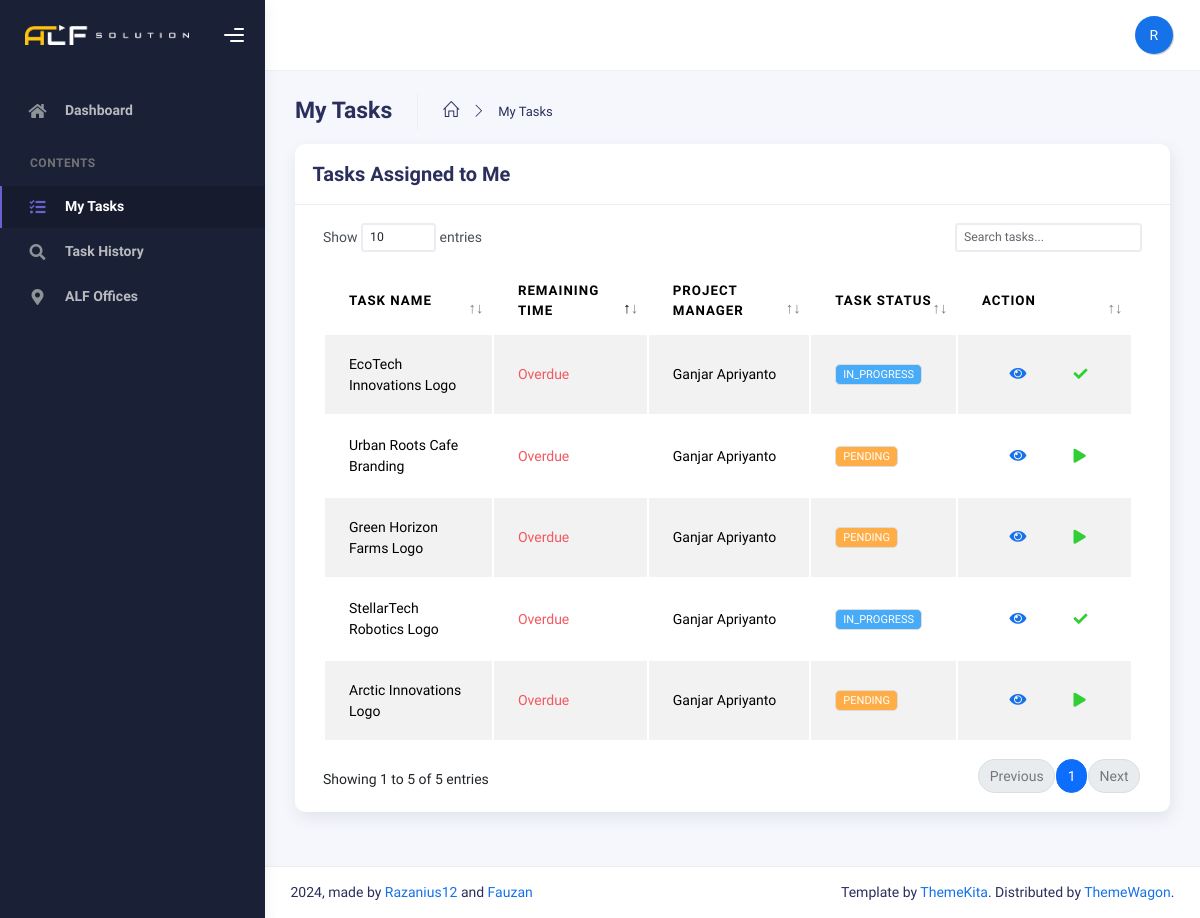
The app's page /index.php?page=task (signed in), older data.
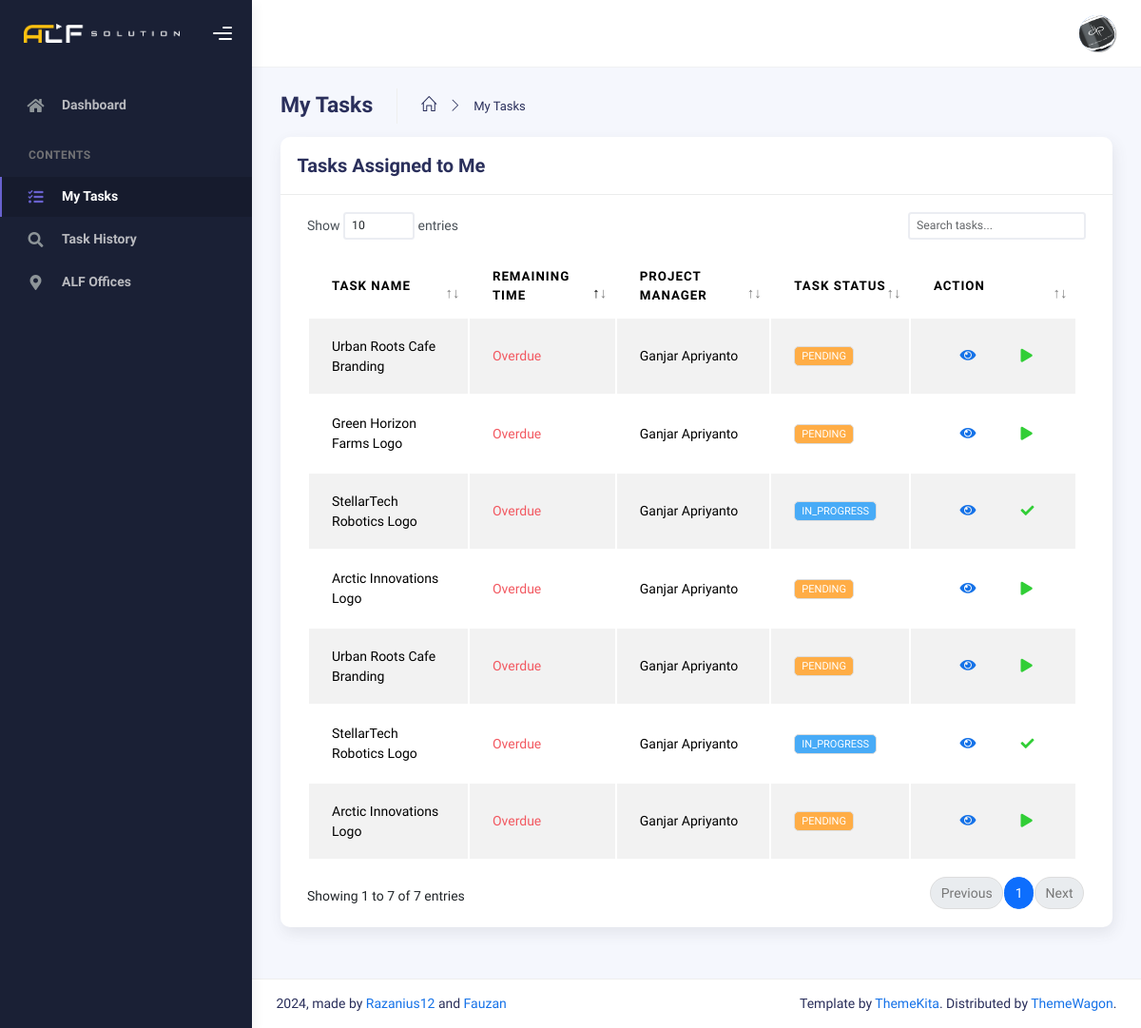
The same page, newer data.
### tables this page shows
CREATE TABLE `orders` (
  `id_order` int(11) NOT NULL,
  `project_manager_id` int(11) DEFAULT NULL,
  `worker_id` int(11) DEFAULT NULL,
  `order_name` varchar(255) DEFAULT NULL,
  `description` text DEFAULT NULL,
  `start_date` datetime DEFAULT NULL,
  `finished_at` datetime DEFAULT NULL,
  `deadline` date DEFAULT NULL,
  `status` enum('PENDING','IN_PROGRESS','COMPLETED','CANCELLED') DEFAULT 'PENDING',
  `order_price` int(255) DEFAULT NULL,
  `attachment_id` int(11) DEFAULT NULL
);

### main/pages/task.php (the view, shortened to what this page needs)
<?php
require 'config/database.php';
$currentWorkerId = $_SESSION['user_id'];
$stmt = mysqli_prepare($conn, "SELECT
           o.id_order,
           o.order_name,
           o.status,
           o.start_date,
           o.deadline,
           o.description,
           a.name_admin AS project_manager
          FROM
           orders o
          LEFT JOIN
           admins a ON o.project_manager_id = a.id_admin
          LEFT JOIN
           workers w ON o.worker_id = w.id_worker
          WHERE
          o.worker_id = ? AND o.status IN ('IN_PROGRESS', 'PENDING')");
mysqli_stmt_bind_param($stmt, "i", $currentWorkerId);
mysqli_stmt_execute($stmt);
$result = mysqli_stmt_get_result($stmt);
function getStatusBadgeClass($status)
{
 switch (strtoupper($status)) {
  case 'IN_PROGRESS':
   return 'info';
  case 'PENDING':
   return 'warning';
 }
}
?>
<div class="container">
 <div class="page-inner">
  <div class="page-header mb-0">
   <h3 class="fw-bold mb-3">My Tasks</h3>
   <ul class="breadcrumbs mb-3">
    <li class="nav-home">
     <a href="index.php">
      <i class="icon-home"></i>
     </a>
    </li>
    <li class="separator">
     <i class="icon-arrow-right"></i>
    </li>
    <li class="nav-item">
     <a href="index.php?page=task">My Tasks</a>
    </li>
   </ul>
  </div>
  <div class="row">
   <div class="col-md-12">
    <div class="card">
     <div class="card-header">
      <div class="d-flex align-items-center">
       <h4 class="card-title">Tasks Assigned to Me</h4>
      </div>
     </div>
     <div class="card-body">
      <div class="table-responsive">
       <table id="task-table" class="display table table-striped table-hover">
        <thead>
         <tr>
          <th>Task Name</th>
          <th>Remaining Time</th>
          <th>Project Manager</th>
          <th>Task Status</th>
          <th style="width: 10%">Action</th>
         </tr>
        </thead>
        <tbody>
         <?php
         while ($task = mysqli_fetch_assoc($result)): ?>
          <tr>
           <td><?= htmlspecialchars($task['order_name']) ?></td>
           <td>
            <?php
            $deadlineDate = new DateTime($task['deadline']);
            $now = new DateTime();
            if (htmlspecialchars($task['status']) == 'COMPLETED') {
             echo '<span class="text-success">Completed</span>';
            } else if (htmlspecialchars($task['status']) == 'CANCELLED') {
             echo '<span class="text-danger">Cancelled</span>';
            } else {
             $nowDate = new DateTime($now->format('Y-m-d'));
             if ($nowDate > $deadlineDate) {
              echo '<span class="text-danger">Overdue</span>';
             } else if ($nowDate == $deadlineDate) {
              echo '<span class="text-warning">Less than 1 day left</span>';
             }
            }
            ?>
           </td>
           <td><?= htmlspecialchars($task['project_manager'] ?? 'N/A') ?></td>
           <td>
            <span class="badge bg-<?= getStatusBadgeClass($task['status']) ?>">
             <?= htmlspecialchars($task['status']) ?>
            </span>
           </td>
           <td>
            <div class="form-button-action">
             <button type="button" class="btn btn-link btn-primary btn-lg" data-task-id="<?= $task['id_order'] ?>"
              data-task-name="<?= htmlspecialchars($task['order_name']) ?>"
              data-task-description="<?= htmlspecialchars($task['description'] ?? '') ?>"
              data-task-status="<?= htmlspecialchars($task['status']) ?>" onclick="showTaskDetails(this)">
              <i class="fa fa-eye"></i>
             </button>
             <?php if ($task['status'] === 'PENDING'): ?>
              <button type="button" class="btn btn-link btn-success" onclick="takeOrder(<?= $task['id_order'] ?>)">
               <i class="fa fa-play"></i>
              </button>
             <?php elseif ($task['status'] === 'IN_PROGRESS'): ?>
              <button type="button" class="btn btn-link btn-success" onclick="markTaskComplete(<?= $task['id_order'] ?>)">
               <i class="fa fa-check"></i>
              </button>
             <?php endif; ?>
            </div>
           </td>
          </tr>
         <?php endwhile; ?>
        </tbody>
       </table>
      </div>
     </div>
    </div>
   </div>
  </div>
 </div>
</div>

### index.php (shortened to what this page needs)
<!DOCTYPE html>
<html lang="en">
<?php
$currentUser = getCurrentUserDetails();
include_once 'head.php';
?>
<body>
 <div class="wrapper">
  <?php
  include_once 'main/bars/sidebar.php';
  ?>
  <div class="main-panel">
   <?php
   include_once 'main/bars/navbar.php';
   $page = $_GET['page'] ?? 'dashboard';
   switch ($page) {
    case 'task':
     includePage('main/pages/task.php');
     break;
   }
   function includePage($file)
   {
    if (file_exists($file)) {
     include $file;
    } else {
     header('Location: index.php?page=dashboard');
     exit();
    }
   }
   include_once 'footer.php';
   ?>
  </div>
</body>

### head.php (shortened to what this page needs)
<head>
 <link rel="stylesheet" href="assets/css/bootstrap.min.css" />
 <link rel="stylesheet" href="assets/css/plugins.min.css" />
 <link rel="stylesheet" href="assets/css/kaiadmin.min.css" />
 <link href="https://cdnjs.cloudflare.com/ajax/libs/cropperjs/1.5.12/cropper.min.css" rel="stylesheet">
</head>

### main/bars/sidebar.php (shortened to what this page needs)
<?php
$currentPage = $_GET['page'] ?? 'dashboard';
$mainSidebarItems = [
 'dashboard' => [
  'icon' => 'fas fa-home',
  'label' => 'Dashboard',
  'url' => './index.php?page=dashboard',
  'roles' => ['admin', 'worker']
 ],
 'admins' => [
  'icon' => 'fas fa-users-cog',
  'label' => 'Admins',
  'url' => 'index.php?page=admins',
  'roles' => ['admin']
 ]
];
$contentSidebarItems = [
 'workers' => [
  'icon' => 'fas fa-pen-square',
  'label' => 'Workers',
  'url' => 'index.php?page=workers',
  'roles' => ['admin'],
  'submenu' => ($currentPage === 'addNewPosition') ? [
   'addNewPosition' => [
    'icon' => 'fas fa-plus-circle',
    'label' => 'Add New Position',
    'url' => 'index.php?page=addNewPosition',
    'roles' => ['admin']
   ]
  ] : []
 ],
 'task' => [
  'icon' => 'fas fa-tasks',
  'label' => 'My Tasks',
  'url' => 'index.php?page=task',
  'roles' => ['worker']
 ],
 'history' => [
  'icon' => 'fas fa-search',
  'label' => 'Task History',
  'url' => 'index.php?page=history',
  'roles' => ['worker']
 ],
 'orderData' => [
  'icon' => 'fas fa-table',
  'label' => 'Order Data',
  'url' => 'index.php?page=orderData',
  'roles' => ['admin']
 ],
 'alfOffices' => [
  'icon' => 'fas fa-map-marker-alt',
  'label' => 'ALF Offices',
  'url' => 'index.php?page=alfOffices',
  'roles' => ['admin', 'worker']
 ],
 'monthlyRecap' => [
  'icon' => 'far fa-chart-bar',
  'label' => 'Monthly Recap',
  'url' => 'index.php?page=monthlyRecap',
  'roles' => ['admin']
 ]
];
function renderSidebarItems($items, $currentPage, $currentUser)
{
 foreach ($items as $page => $item) {
  $hasAccess = isset($item['roles']) &&
   in_array($currentUser['role'], $item['roles']);
  if (!$hasAccess)
   continue;
  $isActive = ($currentPage === $page);
  $hasSubmenu = isset($item['submenu']) && !empty($item['submenu']);
  ?>
  <li class="nav-item <?= $isActive ? 'active' : '' ?>">
   <?php if ($hasSubmenu): ?>
    <div class="nav-link-wrapper">
     <a href="<?= $item['url'] ?>" class="nav-link">
      <i class="<?= $item['icon'] ?>"></i>
      <p><?= $item['label'] ?></p>
     </a>
     <a href="#<?= $page ?>Submenu" class="submenu-toggle" data-bs-toggle="collapse">
      <span class="caret"></span>
     </a>
    </div>
    <div class="collapse <?= ($currentPage === $page ||
     array_key_exists($currentPage, $item['submenu'])) ? 'show' : '' ?>" id="<?= $page ?>Submenu">
     <ul class="nav nav-collapse">
      <?php
      if (isset($item['submenu'])) {
       foreach ($item['submenu'] as $subPage => $subItem):
        $hasSubAccess = isset($subItem['roles']) &&
         in_array($currentUser['role'], $subItem['roles']);
        if (!$hasSubAccess)
         continue;
        ?>
        <li class="<?= ($currentPage === $subPage) ? 'active' : '' ?>">
         <a href="<?= $subItem['url'] ?>" style="
         padding-top: 0px !important;
         padding-right: 0px !important;
         padding-bottom: 0px !important;
         padding-left: 25px !important;
         margin-bottom: -10px !important;">
          <i class="<?= $subItem['icon'] ?>" style="margin-left: 25px;"></i>
          <p><?= $subItem['label'] ?></p>
         </a>
        </li>
        <?php
       endforeach;
      }
      ?>
     </ul>
    </div>
   <?php else: ?>
    <a href="<?= $item['url'] ?>" class="nav-link">
     <i class="<?= $item['icon'] ?>"></i>
     <p><?= $item['label'] ?></p>
    </a>
   <?php endif; ?>
  </li>
  <?php
 }
}
?>
<div class="sidebar" data-background-color="dark">
 <?php include_once 'header.php'; ?>
 <div class="sidebar-wrapper scrollbar scrollbar-inner">
  <div class="sidebar-content">
   <ul class="nav nav-secondary">
    <?php renderSidebarItems($mainSidebarItems, $currentPage, $currentUser); ?>
    <li class="nav-section">
     <h4 class="text-section">Contents</h4>
    </li>
    <?php renderSidebarItems($contentSidebarItems, $currentPage, $currentUser); ?>
   </ul>
  </div>
 </div>
</div>

### main/bars/header.php (shortened to what this page needs)
<div class="sidebar-logo">
 <div class="logo-header" data-background-color="dark">
  <a href="index.php" class="logo">
   <img src="main/img/ALFLogoLightLandscape.webp" alt="navbar brand" class="navbar-brand" height="20" />
  </a>
  <div class="nav-toggle d-flex align-items-center">
   <button class="btn btn-toggle toggle-sidebar p-2 me-1 btn-no-outline">
    <i class="gg-menu-right fs-4"></i>
   </button>
  </div>
 </div>
</div>

### main/bars/navbar.php (shortened to what this page needs)
<div class="main-header">
 <nav class="navbar navbar-header navbar-header-transparent navbar-expand-lg border-bottom">
  <div class="container-fluid">
   <ul class="navbar-nav topbar-nav ms-md-auto align-items-center">
    <li class="nav-item topbar-user dropdown hidden-caret">
     <a class="dropdown-toggle profile-pic" data-bs-toggle="dropdown" href="#" aria-expanded="false">
      <div class="avatar-sm">
       <?php if (!empty($currentUser['profile_pic'])): ?>
        <div
         class="avatar-img-container rounded-circle bg-primary text-white d-flex align-items-center justify-content-center">
         <img src="<?= htmlspecialchars($currentUser['profile_pic']) ?>" class="avatar-img rounded-circle"
          alt="Profile Picture">
        </div>
       <?php else: ?>
        <div class="avatar-img rounded-circle bg-primary text-white d-flex align-items-center justify-content-center">
         <?= strtoupper(substr($currentUser['name'] ?? 'U', 0, 1)) ?>
        </div>
       <?php endif; ?>
      </div>
     </a>
    </li>
   </ul>
  </div>
 </nav>
</div>

### footer.php (shortened to what this page needs)
<footer class="footer">
 <div class="container-fluid d-flex flex-column flex-md-row justify-content-between align-items-center text-center">
  <nav class="pull-left">
  <div class="flex-grow-1">
   2024, made by
   <a target="_blank" href="https://github.com/Razanius12">Razanius12</a>
   and
   <a target="_blank" href="https://github.com/UjungberungG432">Fauzan</a>
  </div>
  </nav>
  <div class="text-center">
   <span class="d-block d-sm-inline">
    Template by <a target="_blank" href="http://www.themekita.com">ThemeKita</a>.
   </span>
   <span class="d-block d-sm-inline">
    Distributed by <a target="_blank" href="https://themewagon.com">ThemeWagon</a>.
   </span>
  </div>
 </div>
</footer>
</div>

### main/bars/header.php (style rules this page uses)
.btn-no-outline { outline: none !important; box-shadow: none !important; }
.btn-toggle { display: flex; align-items: center; justify-content: center; height: 40px; border-radius: 50%; transition: background-color 0.3s ease; border: none; }
.btn-toggle i { margin: 0; }

### main/bars/navbar.php (style rules this page uses)
.avatar-img, .avatar-img-container { background-color: #f8f9fa; box-shadow: 0.08rem 0.08rem 0.05rem rgba(0, 0, 0, 0.2); }

Row changes from the older to the newer data that the page shows:
no longer on this page (row edited): orders: order_name "EcoTech Innovations Logo", deadline "Overdue", project_manager.name_admin "Ganjar Apriyanto", status "IN_PROGRESS"
added orders: order_name "Urban Roots Cafe Branding", deadline "Overdue", project_manager.name_admin "Ganjar Apriyanto", status "PENDING"
added orders: order_name "StellarTech Robotics Logo", deadline "Overdue", project_manager.name_admin "Ganjar Apriyanto", status "IN_PROGRESS"
added orders: order_name "Arctic Innovations Logo", deadline "Overdue", project_manager.name_admin "Ganjar Apriyanto", status "PENDING"
Text that changed along with them:
text written by a page script: "Show entries Showing 1 to 5 of 5 entries Previous 1 Next" → "Show entries Showing 1 to 7 of 7 entries Previous 1 Next"
substr($currentUser['name'] ?? 'U', 0, 1): "R" → (not shown)
